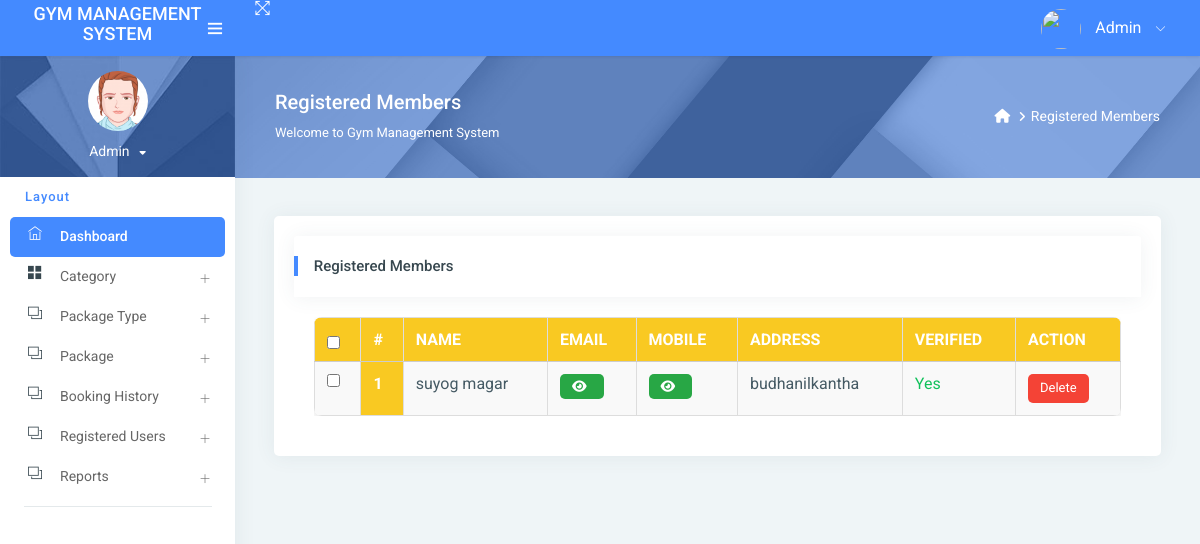
The app's page /reg_member/ (signed in), older data.
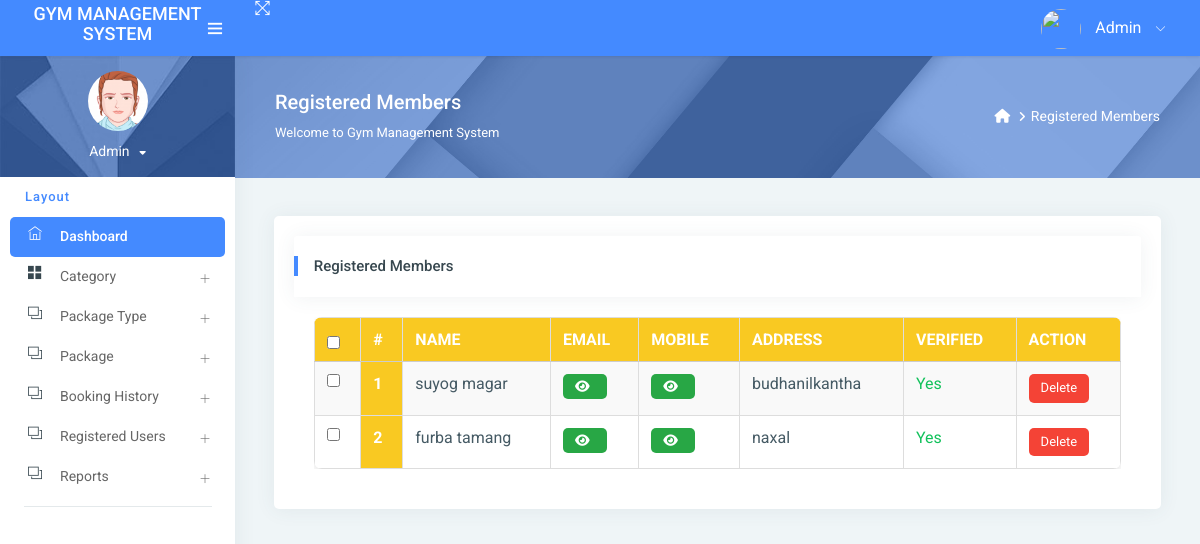
The same page, newer data.
### app/models.py (models this page shows)
class Signup(models.Model):
    user = models.OneToOneField(User, on_delete=models.CASCADE, null=True)  # One-to-One link with User
    mobile = models.CharField(max_length=15, null=True)
    state = models.CharField(max_length=150, null=True)
    city = models.CharField(max_length=150, null=True)
    address = models.CharField(max_length=200, null=True)
    creationdate = models.DateTimeField(auto_now_add=True)
    def __str__(self):
        return self.user.username

### app/views.py (the view)
# urls.py: path('reg_member/', reg_member, name="reg_member"),
@login_required(login_url='/admin_login/')
def reg_member(request):
    data = Signup.objects.all()
    print(data)
    d = {'data': data}
    return render(request, "admin/reg_member.html", locals())

### templates/admin/reg_member.html (shortened to what the changed rows need)
{% extends 'admin_base.html' %}
{% load static %}
{% block main %}
<link rel="stylesheet" href="https://cdnjs.cloudflare.com/ajax/libs/font-awesome/6.2.0/css/all.min.css" />
<div class="pcoded-inner-content">
    <div class="main-body">
        <div class="page-wrapper">
            <div class="page-body">
                <div class="row">
                    <div class="col-md-12">
                        <div class="card">
                            <div class="card-block">
                                <div class="card-block table-border-style">
                                    <div class="table-responsive">
                                        <table class="table">
                                            <thead>
                                            <tr>
                                                <th><input type="checkbox" id="select-all" onclick="toggleSelectAll()"></th>
                                                <th>#</th>
                                                <th>Name</th>
                                                <th>Email</th>
                                                <th>Mobile</th>
                                                <th>Address</th>
                                                <th>Verified</th>
                                                <th>Action</th>
                                            </tr>
                                            </thead>
                                            <tbody>
                                            {% for i in data %}
                                            <tr>
                                                <td><input type="checkbox" class="select-member" data-member-id="{{ i.user_id }}"></td>
                                                <th scope="row">{{ forloop.counter }}</th>
                                                <td>{{ i.user.first_name }} {{ i.user.last_name }}</td>
                                                <td>
                                                    <button type="button" class="btn btn-success" id="email-btn-{{ forloop.counter }}" onclick="togglePassword('email-{{ forloop.counter }}', this.id)">
                                                        <i class="fa fa-eye"></i>
                                                    </button>
                                                </td>
                                                <td>
                                                    <button type="button" class="btn btn-success" id="mobile-btn-{{ forloop.counter }}" onclick="togglePassword('mobile-{{ forloop.counter }}', this.id)">
                                                        <i class="fa fa-eye"></i>
                                                    </button>
                                                </td>
                                                <td>{{ i.address }}</td>
                                                <td>
                                                    {% if i.user.is_active %}
                                                    <span class="text-success">Yes</span>
                                                    {% else %}
                                                    <button type="button" class="btn btn-success verified-button" data-choice="Yes" data-user-id="{{ i.user_id }}">Yes</button>
<button type="button" class="btn btn-danger verified-button" data-choice="No" data-user-id="{{ i.user_id }}">No</button>
                                                    {% endif %}
                                                </td>
                                                <td>
                                                    <a href="{% url 'delete_user'  %}" onclick="return confirm('Are you sure you want to delete?')" class="btn btn-danger">Delete</a>
                                                </td>
                                            </tr>
                                            {% endfor %}
                                            </tbody>
                                        </table>
                                    </div>
                                </div>
                            </div>
                        </div>
                    </div>
                </div>
            </div>
        </div>
    </div>
</div>
{% endblock %}

Row changes from the older to the newer data that the page shows:
added Signup: user.first_name "furba", user.last_name "tamang", address "naxal", shows "Yes"
